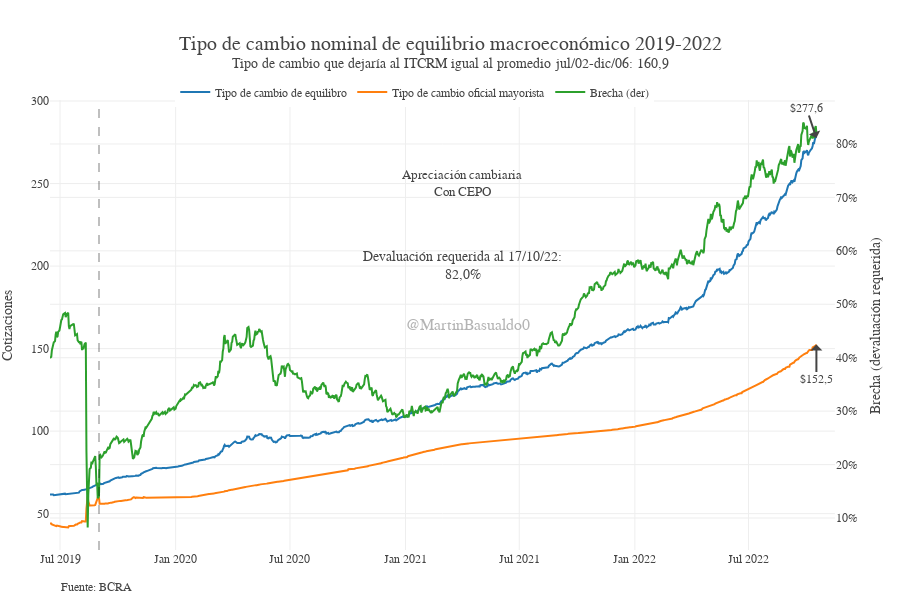

Here is the notebook cell this chart was saved with:
### Code cell
plot_brecha(fecha_ini='2019-6-15'
            )

### Figure 1 — Plotly figure (JSON) as saved in the notebook; plotly's stock layout.template omitted (floating-point values rounded to 4 significant figures; data arrays with more than 128 entries replaced by an {"elided": "..."} marker saying what was removed)
{"data": [{"mode": "lines", "name": "Tipo de cambio de equilibro", "type": "scatter", "x": {"elided": "1221 str values"}, "xaxis": "x", "y": {"elided": "1221 float values"}, "yaxis": "y"}, {"mode": "lines", "name": "Tipo de cambio oficial mayorista", "type": "scatter", "x": {"elided": "1221 str values"}, "xaxis": "x", "y": {"elided": "1221 float values"}, "yaxis": "y"}, {"mode": "lines", "name": "Brecha (der)", "type": "scatter", "x": {"elided": "1221 str values"}, "xaxis": "x", "y": {"elided": "1221 float values"}, "yaxis": "y2"}], "layout": {"annotations": [{"align": "left", "arrowhead": 1, "showarrow": true, "text": "$277,6", "x": "2022-10-17T00:00:00", "y": 277.6}, {"align": "left", "arrowhead": 1, "ax": 0, "ay": 35, "showarrow": true, "text": "$152,5", "x": "2022-10-17T00:00:00", "y": 152.5}, {"font": {"family": "georgia", "size": 13}, "showarrow": false, "text": "Apreciación cambiaria<br>Con CEPO", "x": "2021-4-1", "y": 250}, {"font": {"size": 12}, "showarrow": false, "text": "Fuente: BCRA", "x": 0.1, "xanchor": "right", "xref": "paper", "xshift": 0, "y": -0.1, "yanchor": "auto", "yref": "paper", "yshift": 0}, {"font": {"family": "arial", "size": 16}, "opacity": 0.4, "showarrow": false, "text": "@MartinBasualdo0", "x": 0.5, "xref": "paper", "y": 0.5, "yref": "paper"}, {"font": {"family": "georgia", "size": 14}, "showarrow": false, "text": "Devaluación requerida al 17/10/22:<br>82,0%", "x": "2021-4-1", "y": 200}], "font": {"family": "Georgia"}, "height": 600, "legend": {"orientation": "h", "x": 0.15, "xanchor": "left", "y": 1.05, "yanchor": "top"}, "margin": {"b": 50, "l": 50, "r": 15}, "separators": ",.", "shapes": [{"line": {"color": "Black", "dash": "dash", "width": 1}, "opacity": 0.5, "type": "line", "x0": "2019-09-01", "x1": "2019-09-01", "xref": "x", "y0": 0, "y1": 1, "yref": "y domain"}], "title": {"font": {"size": 20}, "text": "Tipo de cambio nominal de equilibrio macroeconómico 2019-2022<br><sup>Tipo de cambio que dejaría al ITCRM igual al promedio jul/02-dic/06: 160,9"}, "width": 900, "xaxis": {"anchor": "y", "domain": [0, 0.94], "showgrid": true}, "yaxis": {"anchor": "x", "domain": [0, 1], "title": {"text": "Cotizaciones"}, "zeroline": false}, "yaxis2": {"anchor": "x", "overlaying": "y", "side": "right", "tickformat": ",.0%", "title": {"text": "Brecha (devaluación requerida)"}}}}
